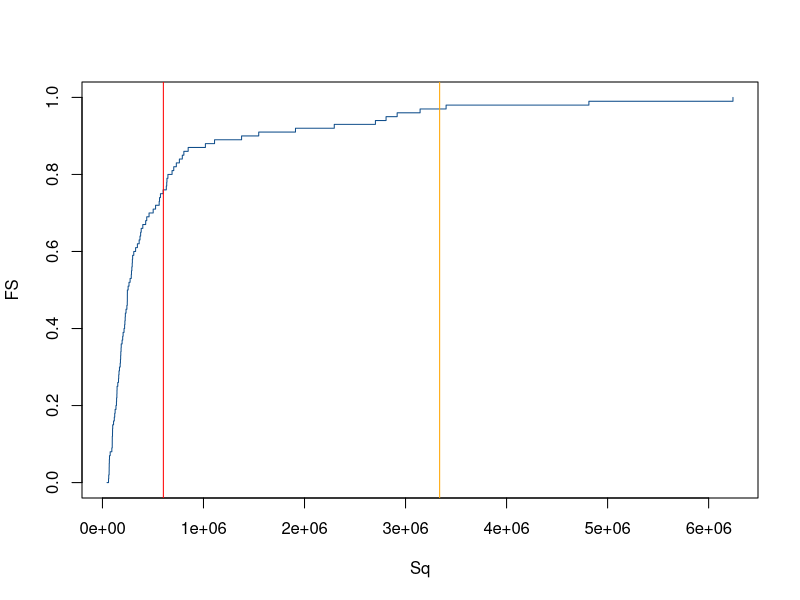
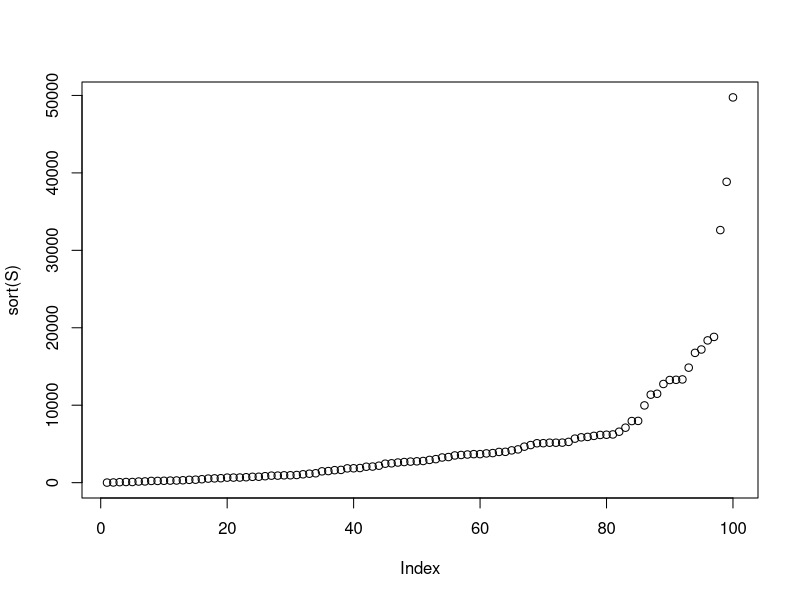
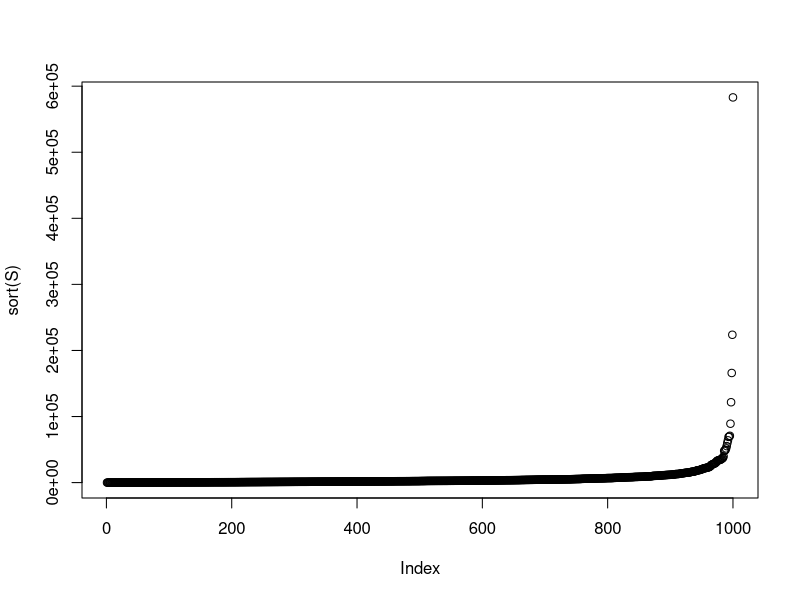
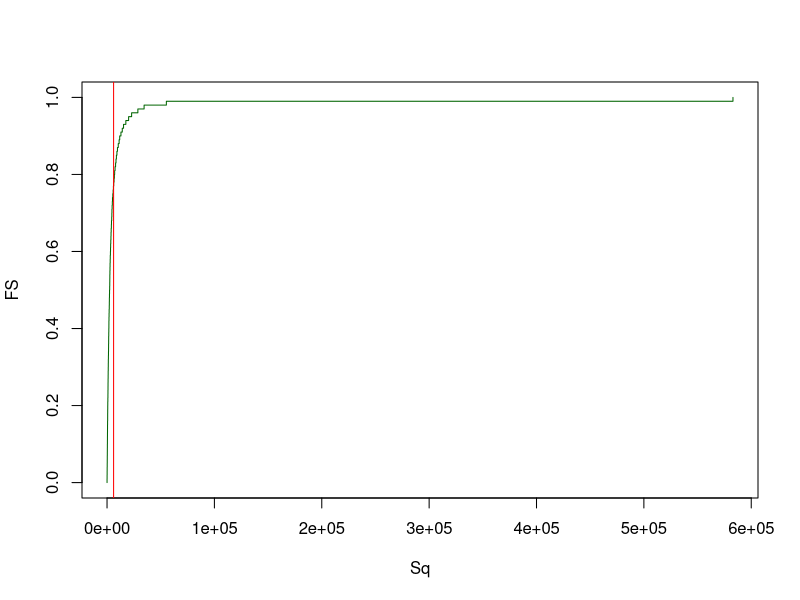
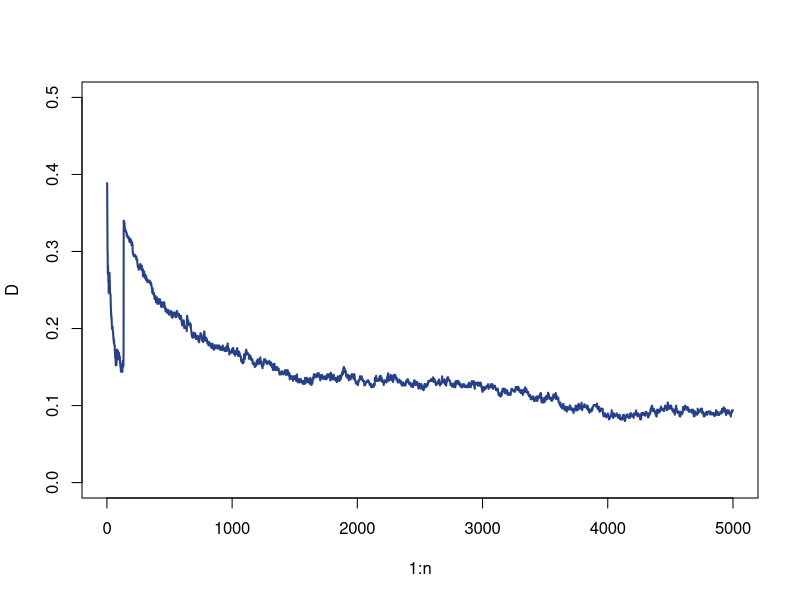
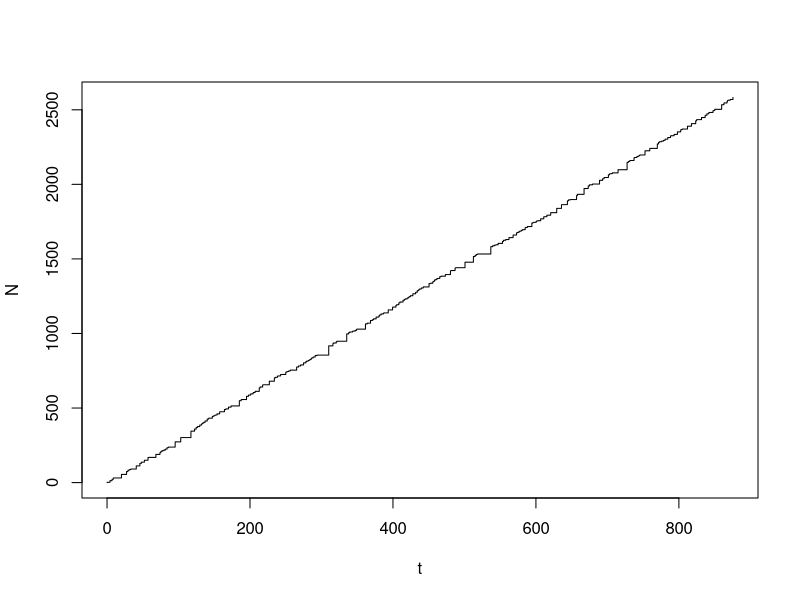
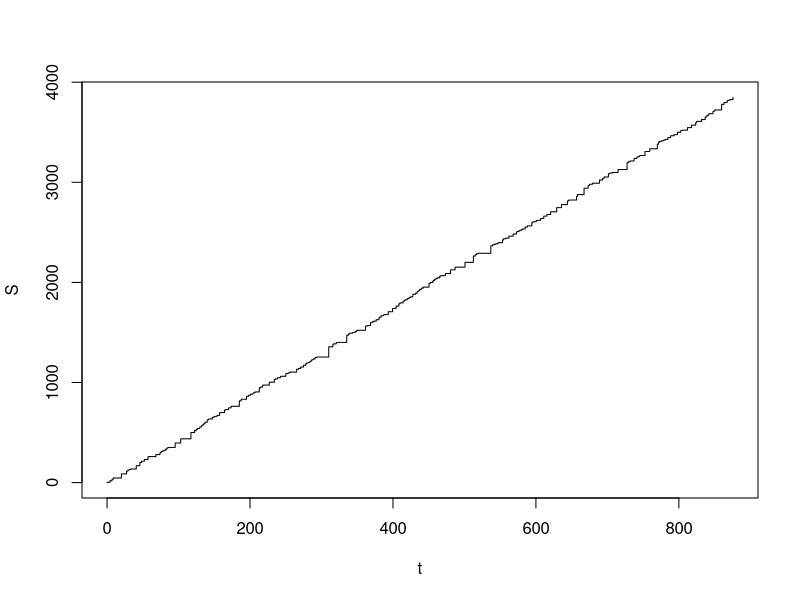

R code for these plots, in order:
## ---- chunk 1
m <- 100
n <- 200
u <- sample( c( 1, 2, 3, 4 ), size = n, replace = TRUE )
s <- sample( c( 1, 2, 3, 4 ), size = n, replace = TRUE )
X <- sapply( 1:n, FUN = function( i ) rlnorm( m, meanlog = u[ i ], sdlog = s[ i ] ) )
S <- sapply( 1:m, FUN = function( i ) sum( X[i,] ) )
## ---- chunk 2
FS <- seq( 0, 1, 0.01 )
Sq <- quantile( S, probs = FS )
EeS <- mean( S )
ES <- sum( sapply( 1:n, FUN = function( i ) exp( u[i] + 0.5 * s[i]^2 ) ) )
plot( Sq, FS, type = 's', col = 'dodgerblue4' )
abline( v = EeS, col = 'red' )
abline( v = ES, col = 'orange' )
## ---- chunk 3
m <- 100
n <- 1000
u <- 5
s <- 2
l <- 5
N <- rpois( n = m, lambda = l )
X <- lapply( 1:m, FUN = function( i ) rlnorm( N[i], meanlog = u, sdlog = s ) )
S <- sapply( X, FUN = function( x ) sum( x ) )
plot( sort( S ) )
## ---- chunk 4
D <- function( x, m, M ) {
  return( min( max( x - m, 0 ), M ) )
}
m <- 1000
n <- 100
u <- 5
s <- 2
l <- 5
N <- rpois( n = m, lambda = l )
X <- lapply( 1:m, FUN = function( i ) rlnorm( N[i], meanlog = u, sdlog = s ) )
DX <- lapply( X, FUN = function( x ) sapply( x, FUN = function( y ) D( y, 10, 1000 ) ) )
S <- sapply( X, FUN = function( x ) sum( x ) )
plot( sort( S ) )
## ---- chunk 5
FS <- seq( 0, 1, 0.01 )
Sq <- quantile( S, probs = FS )
ES <- mean( S )
plot( Sq, FS, type = 's', col = 'darkgreen' )
abline( v = ES, col = 'red' )
## ---- chunk 6
m <- 500
n <- 5000
u <- 4
s <- 2
X <- lapply( 1:m, FUN = function( j ) rlnorm( n, meanlog = u, sdlog = s ) )
EX <- exp( u + 0.5 * s^2 )
SDX <- sqrt( ( exp( s^2 ) - 1 ) * exp( 2 * u + s^2 ) )
S <- lapply( X, FUN = function( x ) cumsum( x ) )
ES <- sapply( 1:n, FUN = function( i ) mean( sapply( 1:m, FUN = function( j ) S[[ j ]][ i ] ) ) )
VS <- sapply( 1:n, FUN = function( i ) var( sapply( 1:m, FUN = function( j ) S[[ j ]][ i ] ) ) )
NS <- lapply( S, FUN = function( s ) ( s - ES ) / sqrt( abs( VS ) ) )
z <- seq( -4, 4, length.out = 100 )
FSn <- lapply( 1:n, FUN = function( i ) ecdf( sapply( 1:m, FUN = function( j ) NS[[ j ]][ i ] ) )( z ) )
D <- sapply( FSn, FUN = function( Fn ) max( abs( Fn - pnorm( z ) ) ) )

C <- 0.015
C <- 1 / sqrt( 2 * pi )
rho <- exp( 3 * u + 3^2 * s^2 / 2 )
Bn <- C * rho / ( SDX^3 * sqrt( 1:n ) )

plot( 1:n, D, pch = 16, cex = 0.5, type = 'l', lwd = 2, lty = 1, ylim = c( 0, 0.5 ), col = 'royalblue4' )
points( 1:n, Bn, type = 'l', lty = 1, col = 'red' )
## ---- chunk 7
l <- 3
n <- 300
dt <- rexp( n = n, rate = 1 / l )
t <- c( 0, cumsum( dt ) )
dN <- sapply( dt, FUN = function( w ) rpois( 1, lambda = l * w ) )
N <- c( 0, cumsum( dN ) )
sh <- 3
rt <- 2
X <- lapply( dN, FUN = function( n ) rgamma( n, shape = sh, rate = rt ) )
dS <- sapply( X, FUN = function( x ) sum( x ) )
S <- c( 0, cumsum( dS ) )
plot( t, N, type = 's' )
plot( t, S, type = 's' )
